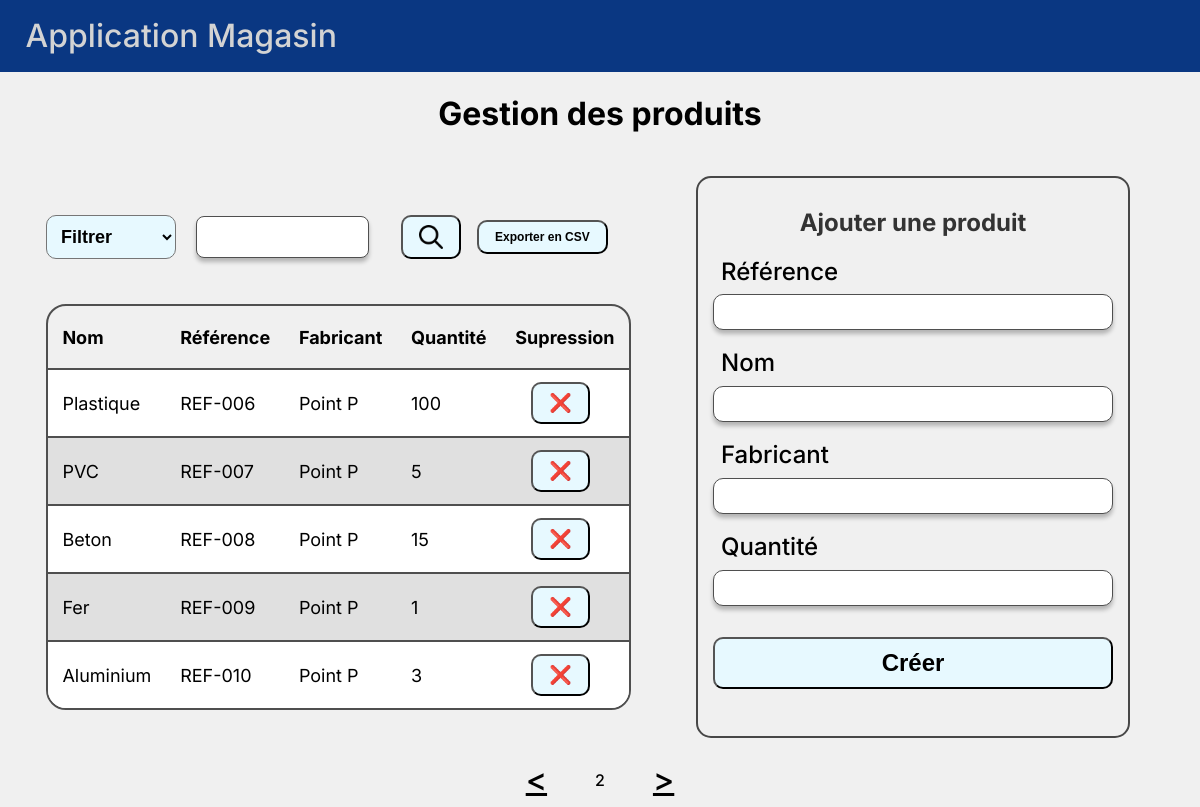
/gestion_produits/?page=2, run on the app's committed database.
### Magasin/models.py (models this page shows, shortened)
class Produit(db.Model):
    __tablename__ = 'Produit'
    id = db.Column(db.Integer, primary_key=True, autoincrement=True)
    reference = db.Column(db.String(50), unique=True)
    nom = db.Column(db.String(100))
    fabricant = db.Column(db.String(100))
    quantite = db.Column(db.Integer)

### Magasin/views.py (the view)
@app.route("/gestion_produits/", methods=['GET','POST'])
def gestion_produits():
    form = ProduitForm()
    if form.validate_on_submit():
        return form.creer_produit(request.form.get('filtre'))
    if request.method == 'POST' and 'submit' not in request.form:
        filtre = request.form.get('filtre')
        return redirect(url_for('gestion_produits', filtre=filtre))
    filtre = request.args.get('filtre')
    recherche = request.args.get('recherche')
    query = _get_query_filtree(filtre, recherche)
    data = query.all()
    page = request.args.get('page', 1, type=int)
    produits, page = _pagination(data, page)
    return render_template("gestion_produits.html", form=form, produits=produits, page=page, filtre_actif=filtre)

### Magasin/forms.py (shortened to what this page needs)
class ProduitForm(FlaskForm):
    reference = StringField('Référence', validators=[DataRequired(), Length(max=50)])
    nom = StringField('Nom', validators=[DataRequired(), Length(max=100)])
    fabricant = StringField('Fabricant', validators=[DataRequired(), Length(max=100)])
    quantite = IntegerField('Quantité', validators=[DataRequired(), NumberRange(min=0, message="La quantité ne peut pas être négative")])
    submit = SubmitField('Ajouter le produit')

### Magasin/views.py (called while the page is built, shortened)
def _get_query_filtree(filtre, recherche):
    query = Produit.query
    match filtre:
        case 'reference':
            query = query.order_by(Produit.reference)
        case 'nom':
            query = query.order_by(Produit.nom)
        case 'fabricant':
            query = query.order_by(Produit.fabricant)
        case 'quantite':
            query = query.order_by(Produit.quantite)
        case default:
            query = query.order_by(Produit.reference)
    return query

def _pagination(data, page, element_par_page: int = 5):
    if page < 1:
        page = 1
    elif page > (len(data) - 1) // element_par_page + 1:
        page = (len(data) - 1) // element_par_page + 1
    debut = (page - 1) * element_par_page
    fin = debut + element_par_page
    return data[debut:fin], page

### Magasin/templates/gestion_produits.html (shortened to what this page needs)
{% extends "base_nav.html" %}
{% block contenu %}
    <div id="gestion_produits">
        <h1>Gestion des produits</h1>
        <div id="contenu_page_produits">
            <div id="table_produits">
                <div id="outils">
                    <form action="{{ url_for('gestion_produits') }}" method="POST" id="filtre">
                        <select id="bouton_filtre" name="filtre" onchange="this.form.submit()">
                            <option value="">Filtrer</option>
                        </select>
                    </form>
                    <form id="recherche_produit_form" method="POST" role="form" action="{{ url_for('rechercher_produit', filtre=filtre_actif) }}">
                        <input class="champ-recherche-input" name="recherche" type="search">
                        <button class="bouton-recherche">
                            <img src="{{ url_for('static', filename='search.png') }}" alt="Rechercher">
                        </button>
                    </form>
                    <form action="{{ url_for('exporter_produits', filtre=filtre_actif, recherche=request.args.get('recherche')) }}" method="POST" >
                        <input type="submit" value="Exporter en CSV" id="bouton_export">
                    </form>
                </div>
                <table class="table-bordures">
                    <thead>
                        <tr class="en-tete">
                            <th>Nom</th>
                            <th>Référence</th>
                            <th>Fabricant</th>
                            <th>Quantité</th>
                            <th>Supression</th>
                        </tr>
                    </thead>
                    <tbody>
                        {% for produit in produits %}
                        <tr onclick="location.href='{{ url_for('detail_produit', produit_id=produit.id) }}'" style="cursor:pointer;">
                            <td>{{ produit.nom | truncate(25) }}</td>
                            <td>{{ produit.reference | truncate(25) }}</td>
                            <td>{{ produit.fabricant | truncate(25) }}</td>
                            <td>{{ produit.quantite }}</td>
                            <td onclick="event.stopPropagation();"><form action="{{ url_for('supprimer_produit', filtre=filtre_actif) }}" method="POST" style="display: inline;">
                                <button type="submit" class="supress-btn" onclick="return confirm('Êtes-vous sûr de vouloir supprimer ce produit ?');">
                                    ❌
                                </button>
                            </form></td>
                        </tr>
                        {% endfor %}
                    </tbody>
                </table>
            </div>
                <div id="creation_produit">
                    <h2>Ajouter une produit</h2>
                    <form id="creation_produit_form" method="POST" role="form" action="{{ url_for('gestion_produits', filtre=filtre_actif) }}">
                        <div class="champ-form">
                            {{ form.reference.label (class_ = "champ-form-label") }}
                            {{ form.reference (class_ ="champ-form-input") }}
                        </div>
                        <div class="champ-form">
                            {{ form.nom.label (class_ = "champ-form-label") }}
                            {{ form.nom (class_ ="champ-form-input") }}
                        </div>
                        <div class="champ-form">
                            {{ form.fabricant.label (class_ = "champ-form-label") }}
                            {{ form.fabricant (class_ ="champ-form-input") }}
                        </div>
                        <div class="champ-form">
                            {{ form.quantite.label (class_ = "champ-form-label") }}
                            {{ form.quantite (class_ ="champ-form-input") }}
                        </div>
                        <div id="champ-form-submit">
                            <input type="submit" value="Créer">
                        </div>
                    </form>
                </div>
        </div>
    </div>
    <section class="pagination">
            <a href="{{ url_for('gestion_produits', page=page-1, filtre=filtre_actif, recherche=request.args.get('recherche')) }}" class="bouton-pagination typographie"><</a>
            <p>{{ page }}</p>
            <a href="{{ url_for('gestion_produits', page=page+1, filtre=filtre_actif, recherche=request.args.get('recherche')) }}" class="bouton-pagination typographie">></a>
    </section>
{% endblock %}

### Magasin/static/css/style.css (style rules this page uses)
body { font-family: Inter; font-weight: 500; line-height: 130%; background: #f0f0f0; }
.typographie { font-size: 2rem; font-style: normal; color: #000; }
.champ-form-label { text-align: left; font-size: 1.5rem; }
.champ-form-input { border-radius: 10px; border: 1px solid #4F4F4F; background: #FFF; box-shadow: 0 4px 4px 0 rgba(0, 0, 0, 0.25); }
.champ-recherche-input { border-radius: 10px; border: 1px solid #4F4F4F; background: #FFF; box-shadow: 0 4px 4px 0 rgba(0, 0, 0, 0.25); }
table { border-collapse: collapse; border-radius: 20px; }
.table-bordures { border-collapse: separate; border-spacing: 0; border-radius: 20px; border: 2px solid #4F4F4F; overflow: hidden; }
#table_produits td:nth-child(1) { text-decoration: solid; }
.table-bordures tbody tr:nth-child(odd) { background-color: #ffffff; }
.table-bordures tbody tr:nth-child(even) { background-color: #e0e0e0; }
.table-bordures th, .table-bordures td { border-bottom: 2px solid #4F4F4F; }
.table-bordures td { text-align: center; }
#bouton_export { font-size: 12px; font-weight: bold; border-radius: 10px; background-color: rgb(231, 249, 255); }
.table-bordures tr:last-child td { border-bottom: None; }
#table_produits button, #bouton_filtre, #champ-form-submit input { font-size: 24px; font-weight: bold; border-radius: 10px; background-color: rgb(231, 249, 255); }
#creation_produit { border: 2px solid #474747; border-radius: 15px; margin-right: 20px; }
#creation_produit h2 { text-align: center; margin-bottom: 20px; color: #333; }
#creation_produit_form { display: flex; flex-direction: column; align-items: center; gap: 15px; }
#creation_produit_form { display: flex; flex-direction: column; width: 400px; }

### Magasin/static/css/layout.css (style rules this page uses)
body { padding: 0; margin: 0; }
.champ-form { display: flex; flex-direction: column; gap: 0.5vh; width: 100%; }
#recherche_produit_form { display: flex; flex-direction: row; align-items: center; gap: 2vh; width: 70%; padding: 0px 0px 0px 20px; }
.champ-recherche-input { padding: 20px; border-radius: 8px; max-height: 2px; width: 100%; }
.champ-form-label { display: block; width: 100%; margin: 2%; }
.champ-form-input { width: 100%; height: 4.5vh; }
#champ-form-submit { display: flex; flex-direction: column; align-items: center; width: 100%; }
#champ-form-submit input { display: flex; width: 100%; margin: 2vh; padding: 10px; }
table { width: 80%; margin: 0 auto; }
#bouton_export { padding: 1vh 2vh 1vh 2vh; margin: 2vh; }
.pagination { display: flex; justify-content: center; align-items: center; gap: 2rem; margin-top: 2vh; }
.bouton-pagination { padding: 2vh; }
th { text-align: center; }
.table-bordures { width: 90%; }
.table-bordures tr { height: 8vh; }
#gestion_produits { display: flex; justify-content: center; flex-direction: column; align-items: center; gap: 1vh; }
#gestion_produits h1 { padding: 4vh; }
#contenu_page_produits { width: 95%; display: flex; flex-direction: row; gap: 2vw; }
#table_produits { display: flex; justify-content: center; flex-direction: column; gap: 0.3vh; flex: 1; }
#bouton_filtre { padding: 10px; font-size: 18px; }
#table_produits table { margin: 2vh 2vh 0vh 2vh; }
#table_produits th, #table_produits td { text-align: left; padding: 1.5vh 1.8vh; font-size: 18px; }
#table_produits th:nth-child(1), #table_produits td:nth-child(1) { width: 30%; }
#table_produits th:nth-child(5), #table_produits td:nth-child(5) { width: 1%; white-space: nowrap; }
#table_produits button { width: auto; align-self: flex-start; padding: 1vh 2vh; margin-left: 2vh; font-size: 18px; }
#creation_produit { display: flex; flex-basis: 30%; flex-direction: column; align-items: center; padding: 15px; margin-right: 40px; }
#gestion_produits { padding-top: 0vh; }
#gestion_produits h1 { margin-top: 0rem; margin-bottom: 0.7rem; }
#outils { display: flex; justify-content: left; align-items: center; width: 90%; margin-left: 2vh; margin-top: 0; }
.bouton-recherche img { width: 3vh; height: 3vh; }

### data on the page
Produit: nom "Plastique", reference "REF-006", fabricant "Point P", quantite "100"
Produit: nom "PVC", reference "REF-007", fabricant "Point P", quantite "5"
Produit: nom "Beton", reference "REF-008", fabricant "Point P", quantite "15"
Produit: nom "Fer", reference "REF-009", fabricant "Point P", quantite "1"
Produit: nom "Aluminium", reference "REF-010", fabricant "Point P", quantite "3"

### other printed values
{{ page }} "2"
